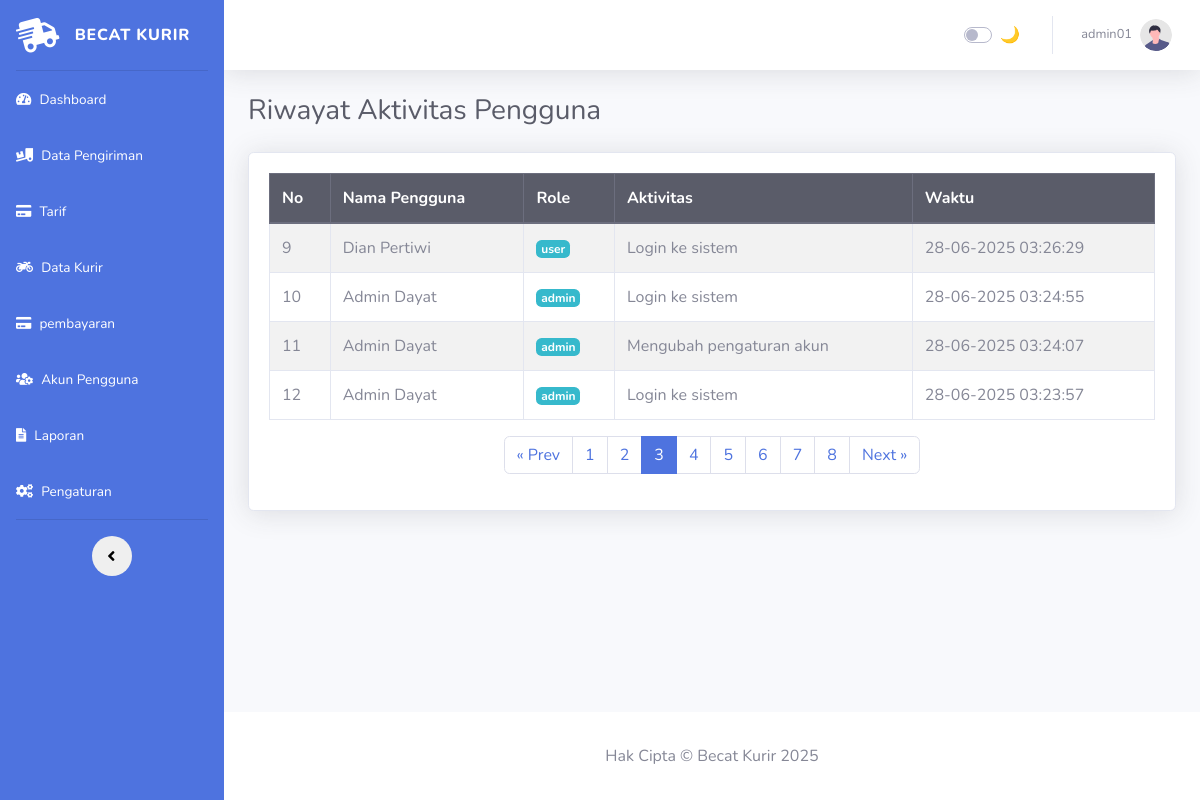
Screenshot of /admin-kurir/riwayat.php?page=3 (signed in) with the database file from the repository.
### tables this page shows
CREATE TABLE `tbl_log_aktivitas` (
  `id_log` int NOT NULL,
  `id_user` int DEFAULT NULL,
  `aktivitas` text,
  `waktu` datetime DEFAULT CURRENT_TIMESTAMP
);

CREATE TABLE `tbl_user` (
  `id_user` int NOT NULL,
  `username` varchar(20) DEFAULT NULL,
  `password` varchar(50) DEFAULT NULL,
  `role` enum('user','admin','kurir') DEFAULT NULL,
  `nama` varchar(30) DEFAULT NULL
);

### admin-kurir/riwayat.php (the view, shortened to what this page needs)
<?php
include 'config/koneksi.php';
$limit = 4;
$page = isset($_GET['page']) && is_numeric($_GET['page']) ? (int) $_GET['page'] : 1;
$offset = ($page - 1) * $limit;
$total_result = mysqli_query($conn, "SELECT COUNT(*) AS total FROM tbl_log_aktivitas");
$total_data = mysqli_fetch_assoc($total_result)['total'];
$total_pages = ceil($total_data / $limit);
$query = mysqli_query($conn, "
    SELECT l.*, u.nama, u.role
    FROM tbl_log_aktivitas l
    JOIN tbl_user u ON u.id_user = l.id_user
    ORDER BY l.waktu DESC
    LIMIT $limit OFFSET $offset
");
$logs = [];
while ($row = mysqli_fetch_assoc($query)) {
    $logs[] = $row;
}
?>
<!DOCTYPE html>
<html lang="id">
<?php include 'head.php'; ?>
<body id="page-top">
<div id="wrapper">
  <?php include 'sidebar.php'; ?>
  <div id="content-wrapper" class="d-flex flex-column">
    <div id="content">
      <?php include 'navbar.php'; ?>
      <div class="container-fluid">
        <h1 class="h3 mb-4 text-gray-800">Riwayat Aktivitas Pengguna</h1>
        <div class="card shadow mb-4">
          <div class="card-body">
            <div class="table-responsive">
              <table class="table table-bordered table-striped">
                <thead class="thead-dark">
                  <tr>
                    <th>No</th>
                    <th>Nama Pengguna</th>
                    <th>Role</th>
                    <th>Aktivitas</th>
                    <th>Waktu</th>
                  </tr>
                </thead>
                <tbody>
                  <?php if (count($logs) > 0): ?>
                    <?php $no = $offset + 1; foreach ($logs as $log): ?>
                      <tr>
                        <td><?= $no++ ?></td>
                        <td><?= htmlspecialchars($log['nama'] ?? '-') ?></td>
                        <td><span class="badge badge-info"><?= htmlspecialchars($log['role'] ?? '-') ?></span></td>
                        <td><?= htmlspecialchars($log['aktivitas'] ?? '-') ?></td>
                        <td><?= isset($log['waktu']) ? date('d-m-Y H:i:s', strtotime($log['waktu'])) : '-' ?></td>
                      </tr>
                    <?php endforeach; ?>
                  <?php else: ?>
                    <tr><td colspan="5" class="text-center text-muted">Belum ada aktivitas yang tercatat.</td></tr>
                  <?php endif; ?>
                </tbody>
              </table>
            </div>
            <nav>
              <ul class="pagination justify-content-center">
                <?php if ($page > 1): ?>
                  <li class="page-item"><a class="page-link" href="?page=<?= $page - 1 ?>">&laquo; Prev</a></li>
                <?php endif; ?>
                <?php for ($i = 1; $i <= $total_pages; $i++): ?>
                  <li class="page-item <?= $i == $page ? 'active' : '' ?>">
                    <a class="page-link" href="?page=<?= $i ?>"><?= $i ?></a>
                  </li>
                <?php endfor; ?>
                <?php if ($page < $total_pages): ?>
                  <li class="page-item"><a class="page-link" href="?page=<?= $page + 1 ?>">Next &raquo;</a></li>
                <?php endif; ?>
              </ul>
            </nav>
          </div>
        </div>
      </div>
    </div>
    <?php include 'footer.php'; ?>
  </div>
</div>
</body>
</html>

### rows the page displays
tbl_log_aktivitas: id_user.nama "Dian Pertiwi", id_user.role "user", aktivitas "Login ke sistem", waktu "28-06-2025 03:26:29"
tbl_log_aktivitas: id_user.nama "Admin Dayat", id_user.role "admin", aktivitas "Login ke sistem", waktu "28-06-2025 03:24:55"
tbl_log_aktivitas: id_user.nama "Admin Dayat", id_user.role "admin", aktivitas "Mengubah pengaturan akun", waktu "28-06-2025 03:24:07"
tbl_log_aktivitas: id_user.nama "Admin Dayat", id_user.role "admin", aktivitas "Login ke sistem", waktu "28-06-2025 03:23:57"

### other values shown
$_SESSION['username'] "admin01"
